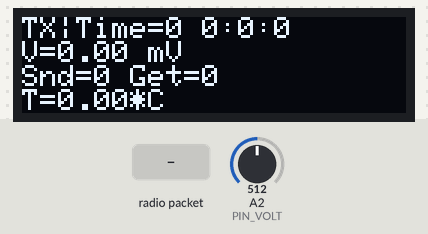
This program was run on a simulated Arduino Nano, built with avr-gcc and run on an emulated ATmega328P. Shown: 128×32 one-colour display. The inputs (shaded band) are chosen by the test bench; at power-on: A2 (PIN_VOLT) = 512. The display library's start-up logo is not drawn; no radio packets arrive unless stated; what the program prints to the serial monitor is not drawn.

Above: at 2.6 s.
2.7 s: radio packet "1" arrives
At 5.1 s:
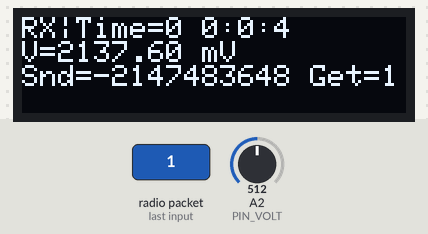
5.5 s: radio packet "0" arrives
At 6.6 s:
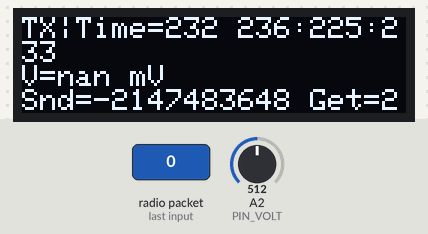
8.5 s: radio packet "2" arrives
At 9.4 s:
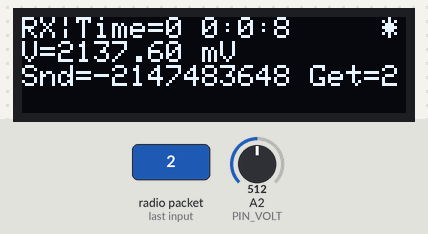
11.5 s: radio packet "1" arrives
At 11.9 s:
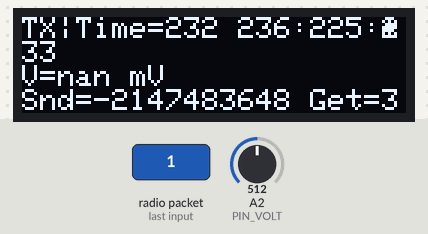
14.5 s: radio packet "0" arrives
At 15.2 s:
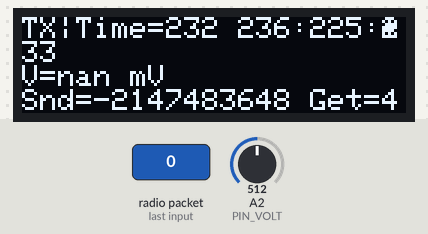
17.5 s: A2 (PIN_VOLT) set to 716
At 20.9 s:
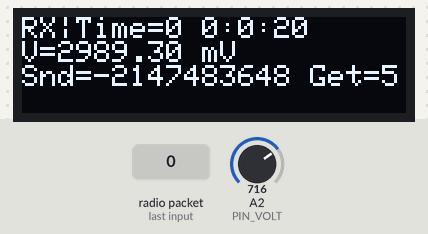
Timing chart, 0 to 21.5 s (numbered marks = the images above; inputs shaded):
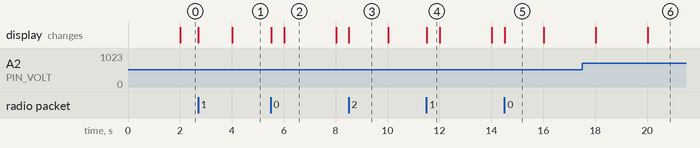

Measured:
- after the input at 2.7 s, the display: first changes at once (image 1 shows a later state)
- after the input at 5.5 s, the display: first changes at once (image 2 shows a later state)
- after the input at 8.5 s, the display: changes at once (image 3)
- after the input at 11.5 s, the display: changes at once (image 4)
- after the input at 14.5 s, the display: changes at once (image 5)
- what the display in image 2 shows lasts 2.0 s, from 6.0 s to 8.0 s
- what the display in image 3 shows lasts 1.5 s, from 8.5 s to 10.0 s

The program:

main.cpp
```cpp
/* Схема подключения
---------------------
LORA    - NANO
---------------------
MISO          - D12
SCK           - D13
RST           - D9
GND           - GND
DIO0          - D2
MOSI          - D11
NSS           - D10
V3.3          - 3V
---------------------
OLED SSD1306  - NANO
---------------------
GND           - GND
VCC           - 5V/3V
SCL           - A5 <-|
|                    | - I2C
SDA           - A4 <-|
*/

/*
Структура пакета:
  Temperature
  Pressure
  Altitude
  voltage
  counter
  time
*/

#include <SPI.h>
#include <LoRa.h>
#include <Wire.h>
#include <Adafruit_GFX.h>
#include <Adafruit_SSD1306.h>

#define SCREEN_WIDTH 128 // OLED display width, in pixels
#define SCREEN_HEIGHT 32 // OLED display height, in pixels

// Declaration for an SSD1306 display connected to I2C (SDA, SCL pins)
#define OLED_RESET 4 // Reset pin # (or -1 if sharing Arduino reset pin)
Adafruit_SSD1306 display(SCREEN_WIDTH, SCREEN_HEIGHT, &Wire, OLED_RESET);

const   long   MILLISEC_PER_SEC    =   1000;
const   long   SEC_PER_MIN         =   60;
const   long   MIN_PER_HOUR        =   60;
const   long   HOUR_PER_DAY        =   24;

const   long   MILLISEC_PER_MIN    = MILLISEC_PER_SEC * SEC_PER_MIN;
const   long   MILLISEC_PER_HOUR   = MILLISEC_PER_MIN * MIN_PER_HOUR;
const   long   MILLISEC_PER_DAY    = MILLISEC_PER_HOUR * HOUR_PER_DAY;

union float2uint8_t {
  float fVal;
  unsigned char buf[4];
};

float2uint8_t my_float2uint8_t;
float get_temperature = 0;
int32_t get_pressure = 0;
float get_altitude = 0;
long get_counter = 0; // кол-во отправленных посылок
float get_voltage = 0;
long get_time = 0;

int my_adc_voltage = 0;     // отсчёты с аналогового входа
float my_c_voltage = 4.175; // коэффициент для пересчёта в напряжение
float my_voltage = 0;       // напряжение в вольтах
long my_counter = 0;        // кол-во полученных посылок
long my_time = 0;

bool my_get = false; // false - вывод полученных данных, true - вывод собственных данных

int PIN_VOLT = A2;
uint32_t VIEW_PERIOD = 2000;
uint32_t last_time_view = 0;

void setup()
{
  Serial.begin(9600);
  while (!Serial)
    ;

  Serial.println("LoRa Receiver");

  if (!LoRa.begin(433E6))
  {
    Serial.println("Starting LoRa failed!");
    while (1)
      ;
  }

  // SSD1306_SWITCHCAPVCC = generate display voltage from 3.3V internally
  if (!display.begin(SSD1306_SWITCHCAPVCC, 0x3C))
  { // Address 0x3C for 128x32
    Serial.println(F("SSD1306 allocation failed"));
    //for(;;); // Don't proceed, loop forever
  }

  // Show initial display buffer contents on the screen --
  // the library initializes this with an Adafruit splash screen.
  display.display();
  display.clearDisplay();

  pinMode(PIN_VOLT, INPUT);
}

void serial_print_time(long t_time)
{
  Serial.print("Time = ");
  Serial.print(t_time);
  Serial.println(" ms");
  Serial.print("Time = ");
  byte days = byte(t_time / MILLISEC_PER_DAY);
  t_time %= MILLISEC_PER_DAY;
  byte hours = byte(t_time / MILLISEC_PER_HOUR);
  t_time %= MILLISEC_PER_HOUR;
  byte minutes = byte(t_time / MILLISEC_PER_MIN);
  t_time %= MILLISEC_PER_MIN;
  byte seconds = byte(t_time / MILLISEC_PER_SEC);
  Serial.print(days);
  Serial.print(" ");
  Serial.print(hours);
  Serial.print(":");
  Serial.print(minutes);
  Serial.print(":");
  Serial.print(seconds);
  Serial.println();
}

void serial_print_values()
{
  Serial.print("GET Temperature = ");
  Serial.print(get_temperature);
  Serial.println(" *C");

  Serial.print("GET Pressure    = ");
  Serial.print(get_pressure);
  Serial.println(" Pa");

  Serial.print("GET Altitude    = ");
  Serial.print(get_altitude);
  Serial.println(" meters");

  Serial.print("GET voltage     = ");
  Serial.print(get_voltage);
  Serial.println(" V");

  // print RSSI of packet
  Serial.print("' with RSSI ");
  Serial.println(LoRa.packetRssi());

  Serial.print("GET counter     = ");
  Serial.println(get_counter);

  Serial.print("MY ADC voltage  = ");
  Serial.print(my_adc_voltage);
  Serial.println();

  Serial.print("MY voltage      = ");
  Serial.print(my_voltage);
  Serial.println(" V");

  Serial.print("RX ");
  serial_print_time(my_time);

  Serial.print("TX ");
  serial_print_time(get_time);
}

void display_print_time(long t_time)
{
  byte days = byte(t_time / MILLISEC_PER_DAY);
  t_time %= MILLISEC_PER_DAY;
  byte hours = byte(t_time / MILLISEC_PER_HOUR);
  t_time %= MILLISEC_PER_HOUR;
  byte minutes = byte(t_time / MILLISEC_PER_MIN);
  t_time %= MILLISEC_PER_MIN;
  byte seconds = byte(t_time / MILLISEC_PER_SEC);
  display.print(days);
  display.print(" ");
  display.print(hours);
  display.print(":");
  display.print(minutes);
  display.print(":");
  display.print(seconds);
}

void display_print_get_values()
{
  display.clearDisplay();
  display.setTextSize(1);              // Normal 1:1 pixel scale
  display.setTextColor(SSD1306_WHITE); // Draw white text
  display.setCursor(0, 0);             // Start at top-left corner

  display.print(F("TX|"));
  display.print(F("Time="));
  display_print_time(get_time);
  display.println("");

  display.print(F("V="));
  display.print(get_voltage);
  display.println(" mV");

  display.print(F("Snd="));
  display.print(get_counter);

  display.print(F(" Get="));
  display.println(my_counter);

  display.print(F("T="));
  display.print(get_temperature);

  display.print(F("*C"));

  display.display();
}

void display_print_my_values()
{
  display.clearDisplay();
  display.setTextSize(1);              // Normal 1:1 pixel scale
  display.setTextColor(SSD1306_WHITE); // Draw white text
  display.setCursor(0, 0);             // Start at top-left corner

  display.print(F("RX|"));
  display.print(F("Time="));
  display_print_time(millis());
  display.println("");

  display.print(F("V="));
  display.print(my_voltage);
  display.println(" mV");

  display.print(F("Snd="));
  display.print(get_counter);

  display.print(F(" Get="));
  display.println(my_counter);

  display.display();
}

void get_lora_packet()
{
  // received a packet
  Serial.print("Received packet '");
  //    Temperature = LoRa.read();
  my_float2uint8_t.buf[0] = LoRa.read();
  my_float2uint8_t.buf[1] = LoRa.read();
  my_float2uint8_t.buf[2] = LoRa.read();
  my_float2uint8_t.buf[3] = LoRa.read();
  get_temperature = my_float2uint8_t.fVal;
  //    Pressure = LoRa.read();
  my_float2uint8_t.buf[0] = LoRa.read();
  my_float2uint8_t.buf[1] = LoRa.read();
  my_float2uint8_t.buf[2] = LoRa.read();
  my_float2uint8_t.buf[3] = LoRa.read();
  get_pressure = my_float2uint8_t.fVal;
  //    Altitude = LoRa.read();
  my_float2uint8_t.buf[0] = LoRa.read();
  my_float2uint8_t.buf[1] = LoRa.read();
  my_float2uint8_t.buf[2] = LoRa.read();
  my_float2uint8_t.buf[3] = LoRa.read();
  get_altitude = my_float2uint8_t.fVal;

  my_float2uint8_t.buf[0] = LoRa.read();
  my_float2uint8_t.buf[1] = LoRa.read();
  my_float2uint8_t.buf[2] = LoRa.read();
  my_float2uint8_t.buf[3] = LoRa.read();
  get_voltage = my_float2uint8_t.fVal;

  my_float2uint8_t.buf[0] = LoRa.read();
  my_float2uint8_t.buf[1] = LoRa.read();
  my_float2uint8_t.buf[2] = LoRa.read();
  my_float2uint8_t.buf[3] = LoRa.read();
  get_counter = my_float2uint8_t.fVal;

  my_float2uint8_t.buf[0] = LoRa.read();
  my_float2uint8_t.buf[1] = LoRa.read();
  my_float2uint8_t.buf[2] = LoRa.read();
  my_float2uint8_t.buf[3] = LoRa.read();
  get_time = my_float2uint8_t.fVal;

  my_counter = my_counter + 1;
}

void loop()
{
  my_adc_voltage = analogRead(PIN_VOLT);
  my_voltage = my_c_voltage * my_adc_voltage;

  // try to parse packet
  int packetSize = LoRa.parsePacket();
  if (packetSize)
  {
    display.setTextSize(1);
    display.setTextColor(SSD1306_WHITE);
    display.setCursor(120, 0);
    display.print(F("*"));
    display.display();

    get_lora_packet();
    serial_print_values();
  }

  my_time = millis();
  if (my_time - last_time_view >= VIEW_PERIOD)
  {
    last_time_view = my_time;
    if (my_get)
    {
      display_print_my_values();
    }
    else
    {
      display_print_get_values();
    }

    my_get = not my_get;
  }
}
```
